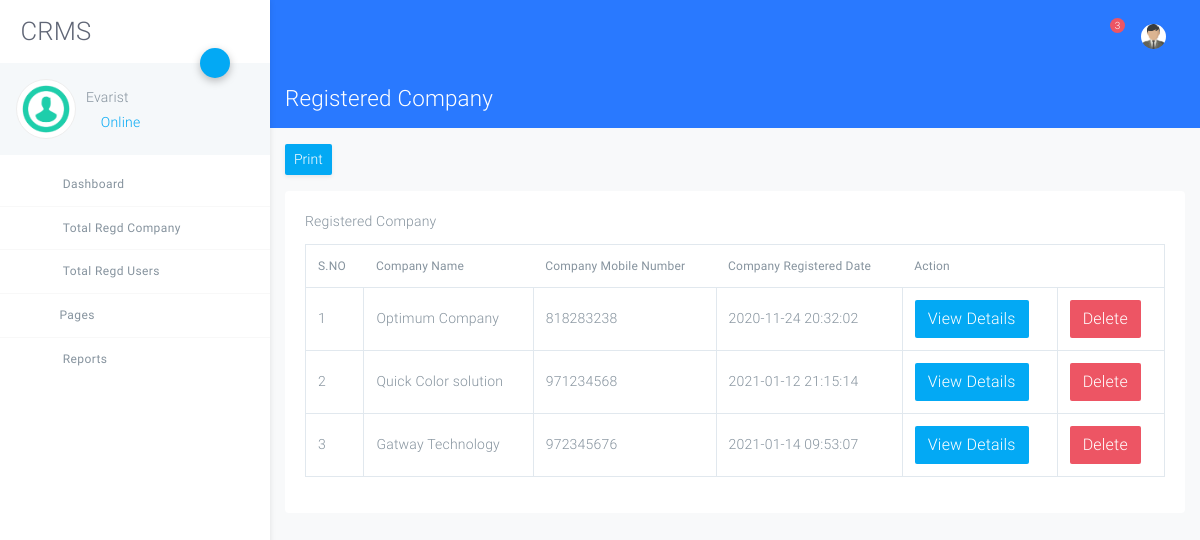
/admin/total-regcompany.php (signed in), run on the app's committed database.
### tables this page shows
CREATE TABLE `tblcompany` (
  `ID` int(10) NOT NULL,
  `CompanyName` varchar(120) DEFAULT NULL,
  `ContactPerson` varchar(100) DEFAULT NULL,
  `CompanyUrl` varchar(200) DEFAULT NULL,
  `CompanyAddress` mediumtext DEFAULT NULL,
  `MobileNumber` bigint(10) DEFAULT NULL,
  `CompanyEmail` varchar(200) DEFAULT NULL,
  `CompanyLogo` varchar(200) DEFAULT NULL,
  `Password` varchar(120) DEFAULT NULL,
  `CompanyRegdate` timestamp NOT NULL DEFAULT current_timestamp()
);

### admin/total-regcompany.php (the view, shortened to what this page needs)
<?php
include('includes/dbconnection.php');
if (strlen($_SESSION['crmsaid']==0)) {
  header('location:logout.php');
  } else{
  ?>
<!DOCTYPE html>
<html lang="zxx">
<head>
    <link rel="stylesheet" href="assets/css/app.css">
</head>
<body class="light">
<div id="app">
<?php include_once('includes/sidebar.php');?>
<?php include_once('includes/header.php');?>
<div class="page has-sidebar-left bg-light height-full">
    <header class="blue accent-3 relative nav-sticky">
        <div class="container-fluid text-white">
            <div class="row">
                <div class="col">
                    <h3 class="my-3">
                        Registered Company
                    </h3>
                </div>
            </div>
        </div>
    </header>
    <div class="container-fluid my-3">
        <button class="d-none d-sm-inline-block btn btn-sm btn-primary shadow-sm" onclick="window.print()">
            <i class="fas fa-download fa-sm text-white-50"></i> Print
          </button>
        <div class="row">
            <div class="col-md-12">
                <div class="card my-3 no-b">
                    <div class="card-body">
                        <div class="card-title">Registered Company</div>
                        <table class="table table-bordered table-hover data-tables"
                               data-options='{ "paging": false; "searching":false}'>
                            <thead>
                             <tr>
                  <th>S.NO</th>
                  <th>Company Name</th>
                    <th>Company Mobile Number</th>
                    <th>Company Registered Date</th>
                   <th>Action</th>
                </tr>
                            </thead>
                            <tbody>
                                <?php
$ret=mysqli_query($con,"select *from  tblcompany");
$cnt=1;
while ($row=mysqli_fetch_array($ret)) {
?>
                           <tr>
                  <td><?php echo $cnt;?></td>
                  <td><?php  echo $row['CompanyName'];?></td>
                  <td><?php  echo $row['MobileNumber'];?></td>
                  <td><?php  echo $row['CompanyRegdate'];?></td>
                  <td><a href="view-company-details.php?viewid=<?php echo $row['ID'];?>" class='btn btn-primary'>View Details</a></td>
                  <td><a href="total-regcompany.php?del=<?php echo $row['ID'];?>" onclick="return confirm('Do you really want to delete ?')" style="color: #f05050"class="btn btn-danger"  tooltip-placement="top" tooltip="Remove">Delete</a></td>
                </tr>
                <?php
$cnt=$cnt+1;
}?>
                            </tbody>
                        </table>
                    </div>
                </div>
            </div>
        </div>
    </div>
</div>
</div>
</body>
</html>
<?php }  ?>

### admin/includes/sidebar.php (shortened to what this page needs)
<?php
include('includes/dbconnection.php');
  ?>
<aside class="main-sidebar fixed offcanvas shadow">
    <section class="sidebar">
        <div class="w-80px mt-3 mb-3 ml-3">
 <h2 align="center"> CRMS</h2>
        </div>
        <div class="relative">
            <a data-toggle="collapse" href="#userSettingsCollapse" role="button" aria-expanded="false"
               aria-controls="userSettingsCollapse" class="btn-fab btn-fab-sm fab-right fab-top btn-primary shadow1 ">
                <i class="icon icon-cogs"></i>
            </a>
            <div class="user-panel p-3 light mb-2">
                <div>
                    <div class="float-left image">
                        <img class="user_avatar" src="assets/img/dummy/image.png" alt="User Image">
                    </div>
                    <div class="float-left info">
                        <?php
$aid=$_SESSION['crmsaid'];
$ret=mysqli_query($con,"select AdminName from tbladmin where ID='$aid'");
$row=mysqli_fetch_array($ret);
$name=$row['AdminName'];
?>
                        <h6 class="font-weight-light mt-2 mb-1"><?php echo $name; ?></h6>
                        <a href="#"><i class="icon-circle text-primary blink"></i> Online</a>
                    </div>
                </div>
                <div class="clearfix"></div>
            </div>
        </div>
        <ul class="sidebar-menu">
            <li class="treeview"><a href="dashboard.php">
                <i class="icon icon-sailing-boat-water purple-text s-18"></i> <span>Dashboard</span>
            </a>
            </li>
            <li class="treeview"><a href="total-regcompany.php">
                <i class="icon icon icon-package blue-text s-18"></i> <span>Total Regd Company</span>
            </a>
            </li>
            <li class="treeview"><a href="total-regusers.php">
                <i class="icon icon-account_box light-green-text s-18"></i> <span>Total Regd Users</span>
            </a>
            </li>
            <li class="treeview"><a href="#"><i class="icon icon-documents3 text-blue s-18"></i>Pages<i
                    class="icon icon-angle-left s-18 pull-right"></i></a>
            </li>
            <li class="treeview no-b"><a href="#">
                <i class="icon icon-package light-green-text s-18"></i>
                <span>Reports</span>
            </a>
            </li>
        </ul>
    </section>
</aside>

### data on the page
tblcompany: CompanyName "Optimum Company", MobileNumber "818283238", CompanyRegdate "2020-11-24 20:32:02"
tblcompany: CompanyName "Quick Color solution", MobileNumber "971234568", CompanyRegdate "2021-01-12 21:15:14"
tblcompany: CompanyName "Gatway Technology", MobileNumber "972345676", CompanyRegdate "2021-01-14 09:53:07"

### other printed values
$name "Evarist"
$count "3"
